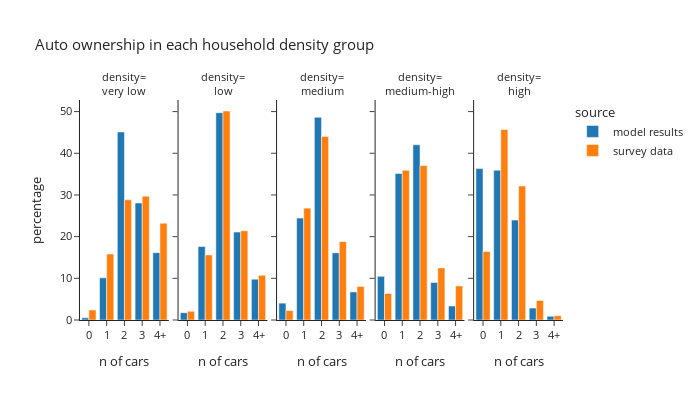

Write notebook code for a chart like this one.
### Markdown cell above
### Household density

### Code cell
plot_auto(hh_data.dropna(subset=['hh_density_group']),'hh_density_group','household density','density')

### Figure 1 — Plotly figure (JSON) as saved in the notebook; plotly's stock layout.template omitted (floating-point values rounded to 4 significant figures)
{"data": [{"alignmentgroup": "True", "hovertemplate": "source=model results<br>hh_density_group=very low<br>auto_ownership_simple=%{x}<br>percentage=%{y}<extra></extra>", "legendgroup": "model results", "marker": {"color": "#1F77B4", "pattern": {"shape": ""}}, "name": "model results", "offsetgroup": "model results", "orientation": "v", "showlegend": true, "textposition": "auto", "type": "bar", "x": ["0", "1", "2", "3", "4+"], "xaxis": "x", "y": [0.5348, 10.12, 45.11, 28.07, 16.16], "yaxis": "y"}, {"alignmentgroup": "True", "hovertemplate": "source=model results<br>hh_density_group=low<br>auto_ownership_simple=%{x}<br>percentage=%{y}<extra></extra>", "legendgroup": "model results", "marker": {"color": "#1F77B4", "pattern": {"shape": ""}}, "name": "model results", "offsetgroup": "model results", "orientation": "v", "showlegend": false, "textposition": "auto", "type": "bar", "x": ["0", "1", "2", "3", "4+"], "xaxis": "x2", "y": [1.751, 17.62, 49.74, 21.08, 9.801], "yaxis": "y2"}, {"alignmentgroup": "True", "hovertemplate": "source=model results<br>hh_density_group=medium<br>auto_ownership_simple=%{x}<br>percentage=%{y}<extra></extra>", "legendgroup": "model results", "marker": {"color": "#1F77B4", "pattern": {"shape": ""}}, "name": "model results", "offsetgroup": "model results", "orientation": "v", "showlegend": false, "textposition": "auto", "type": "bar", "x": ["0", "1", "2", "3", "4+"], "xaxis": "x3", "y": [4.042, 24.46, 48.64, 16.12, 6.73], "yaxis": "y3"}, {"alignmentgroup": "True", "hovertemplate": "source=model results<br>hh_density_group=medium-high<br>auto_ownership_simple=%{x}<br>percentage=%{y}<extra></extra>", "legendgroup": "model results", "marker": {"color": "#1F77B4", "pattern": {"shape": ""}}, "name": "model results", "offsetgroup": "model results", "orientation": "v", "showlegend": false, "textposition": "auto", "type": "bar", "x": ["0", "1", "2", "3", "4+"], "xaxis": "x4", "y": [10.47, 35.15, 42.03, 8.996, 3.357], "yaxis": "y4"}, {"alignmentgroup": "True", "hovertemplate": "source=model results<br>hh_density_group=high<br>auto_ownership_simple=%{x}<br>percentage=%{y}<extra></extra>", "legendgroup": "model results", "marker": {"color": "#1F77B4", "pattern": {"shape": ""}}, "name": "model results", "offsetgroup": "model results", "orientation": "v", "showlegend": false, "textposition": "auto", "type": "bar", "x": ["0", "1", "2", "3", "4+"], "xaxis": "x5", "y": [36.33, 35.96, 23.97, 2.849, 0.8942], "yaxis": "y5"}, {"alignmentgroup": "True", "hovertemplate": "source=survey data<br>hh_density_group=very low<br>auto_ownership_simple=%{x}<br>percentage=%{y}<extra></extra>", "legendgroup": "survey data", "marker": {"color": "#FF7F0E", "pattern": {"shape": ""}}, "name": "survey data", "offsetgroup": "survey data", "orientation": "v", "showlegend": true, "textposition": "auto", "type": "bar", "x": ["0", "1", "2", "3", "4+"], "xaxis": "x", "y": [2.407, 15.82, 28.83, 29.72, 23.22], "yaxis": "y"}, {"alignmentgroup": "True", "hovertemplate": "source=survey data<br>hh_density_group=low<br>auto_ownership_simple=%{x}<br>percentage=%{y}<extra></extra>", "legendgroup": "survey data", "marker": {"color": "#FF7F0E", "pattern": {"shape": ""}}, "name": "survey data", "offsetgroup": "survey data", "orientation": "v", "showlegend": false, "textposition": "auto", "type": "bar", "x": ["0", "1", "2", "3", "4+"], "xaxis": "x2", "y": [2.093, 15.62, 50.14, 21.41, 10.74], "yaxis": "y2"}, {"alignmentgroup": "True", "hovertemplate": "source=survey data<br>hh_density_group=medium<br>auto_ownership_simple=%{x}<br>percentage=%{y}<extra></extra>", "legendgroup": "survey data", "marker": {"color": "#FF7F0E", "pattern": {"shape": ""}}, "name": "survey data", "offsetgroup": "survey data", "orientation": "v", "showlegend": false, "textposition": "auto", "type": "bar", "x": ["0", "1", "2", "3", "4+"], "xaxis": "x3", "y": [2.258, 26.84, 44.05, 18.81, 8.054], "yaxis": "y3"}, {"alignmentgroup": "True", "hovertemplate": "source=survey data<br>hh_density_group=medium-high<br>auto_ownership_simple=%{x}<br>percentage=%{y}<extra></extra>", "legendgroup": "survey data", "marker": {"color": "#FF7F0E", "pattern": {"shape": ""}}, "name": "survey data", "offsetgroup": "survey data", "orientation": "v", "showlegend": false, "textposition": "auto", "type": "bar", "x": ["0", "1", "2", "3", "4+"], "xaxis": "x4", "y": [6.368, 35.9, 37.06, 12.51, 8.166], "yaxis": "y4"}, {"alignmentgroup": "True", "hovertemplate": "source=survey data<br>hh_density_group=high<br>auto_ownership_simple=%{x}<br>percentage=%{y}<extra></extra>", "legendgroup": "survey data", "marker": {"color": "#FF7F0E", "pattern": {"shape": ""}}, "name": "survey data", "offsetgroup": "survey data", "orientation": "v", "showlegend": false, "textposition": "auto", "type": "bar", "x": ["0", "1", "2", "3", "4+"], "xaxis": "x5", "y": [16.46, 45.69, 32.14, 4.675, 1.037], "yaxis": "y5"}], "layout": {"annotations": [{"font": {}, "showarrow": false, "text": "density=<br>very low", "x": 0.092, "xanchor": "center", "xref": "paper", "y": 1.0, "yanchor": "bottom", "yref": "paper"}, {"font": {}, "showarrow": false, "text": "density=<br>low", "x": 0.296, "xanchor": "center", "xref": "paper", "y": 1.0, "yanchor": "bottom", "yref": "paper"}, {"font": {}, "showarrow": false, "text": "density=<br>medium", "x": 0.5, "xanchor": "center", "xref": "paper", "y": 1.0, "yanchor": "bottom", "yref": "paper"}, {"font": {}, "showarrow": false, "text": "density=<br>medium-high", "x": 0.704, "xanchor": "center", "xref": "paper", "y": 1.0, "yanchor": "bottom", "yref": "paper"}, {"font": {}, "showarrow": false, "text": "density=<br>high", "x": 0.908, "xanchor": "center", "xref": "paper", "y": 1.0, "yanchor": "bottom", "yref": "paper"}], "barmode": "group", "font": {"size": 11}, "height": 400, "legend": {"title": {"text": "source"}, "tracegroupgap": 0}, "title": {"text": "Auto ownership in each household density group"}, "width": 700, "xaxis": {"anchor": "y", "domain": [0.0, 0.184], "title": {"text": "n of cars"}}, "xaxis2": {"anchor": "y2", "domain": [0.204, 0.388], "matches": "x", "title": {"text": "n of cars"}}, "xaxis3": {"anchor": "y3", "domain": [0.408, 0.592], "matches": "x", "title": {"text": "n of cars"}}, "xaxis4": {"anchor": "y4", "domain": [0.612, 0.796], "matches": "x", "title": {"text": "n of cars"}}, "xaxis5": {"anchor": "y5", "domain": [0.816, 1.0], "matches": "x", "title": {"text": "n of cars"}}, "yaxis": {"anchor": "x", "domain": [0.0, 1.0], "title": {"text": "percentage"}}, "yaxis2": {"anchor": "x2", "domain": [0.0, 1.0], "matches": "y", "showticklabels": false}, "yaxis3": {"anchor": "x3", "domain": [0.0, 1.0], "matches": "y", "showticklabels": false}, "yaxis4": {"anchor": "x4", "domain": [0.0, 1.0], "matches": "y", "showticklabels": false}, "yaxis5": {"anchor": "x5", "domain": [0.0, 1.0], "matches": "y", "showticklabels": false}}}
